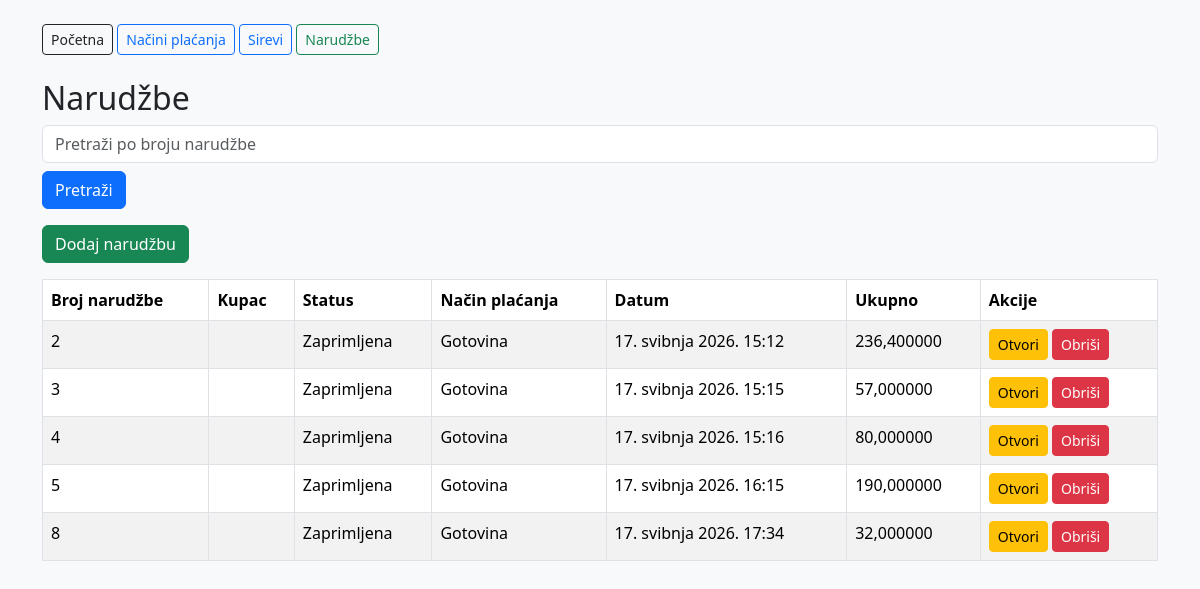
The page /narudzbe/ on the database its author committed.
### sirana/models.py (models this page shows, shortened)
class Narudzba(models.Model):
    vrKreiranja = models.DateTimeField(auto_now_add=True)
    status = models.CharField(max_length=20, choices=StatusNarudzbe.choices,default=StatusNarudzbe.ZAPRIMLJENA)
    napomena = models.TextField(blank=True)
    narucitelj = models.ForeignKey(Narucitelj, on_delete=models.PROTECT)
    nacin_placanja = models.ForeignKey(NacinPlacanja, on_delete=models.PROTECT)
    zaposlenik = models.ForeignKey(
        Zaposlenik,
        related_name="narudzbe",
        on_delete=models.PROTECT
    )
    dostavljac = models.ForeignKey(
        Zaposlenik,
        related_name="dostave",
        on_delete=models.PROTECT,
        blank=True,
        null=True
    )
    def ukupno(self):
        return sum(stavka.ukupno() for stavka in self.stavke.all())

class NacinPlacanja(models.Model):
    naziv = models.CharField(max_length=100)
    opis = models.TextField(blank=True)
    aktivan = models.BooleanField(default=True)
    def __str__(self):
        return self.naziv

class StavkaNarudzbe(models.Model):
    narudzba = models.ForeignKey(
        Narudzba,
        related_name="stavke",
        on_delete=models.CASCADE
    )
    sir = models.ForeignKey(Sir, on_delete=models.PROTECT)
    kolicina_kg = models.DecimalField(max_digits=10, decimal_places=2)
    popust_postotak = models.DecimalField(max_digits=5, decimal_places=2, default=0)
    def ukupno(self):
        osnovica = self.kolicina_kg * self.sir.cijena_po_kg
        popust = osnovica * self.popust_postotak / Decimal("100")
        return osnovica - popust

class Sir(models.Model):
    naziv = models.CharField(max_length=100)
    cijena_po_kg = models.DecimalField(max_digits=10, decimal_places=2)
    kolicina_kg = models.DecimalField(max_digits=10, decimal_places=2, default=0)
    zaProdaju = models.BooleanField(default=True)

### sirana/views.py (the view)
# urls.py: path("narudzbe/", views.narudzba_list, name="narudzba_list"),
def narudzba_list(request):
    search = request.GET.get("search", "")
    narudzbe = Narudzba.objects.select_related("nacin_placanja").all()
    if search:
        if search.isdigit():
            narudzbe = narudzbe.filter(id=int(search))
        else:
            narudzbe = narudzbe.filter(naziv_kupca__icontains=search)
    return render(request, "sirana/narudzba_list.html", {
        "narudzbe": narudzbe,
        "search": search,
    })

### sirana/templates/sirana/narudzba_list.html
{% extends "sirana/base.html" %}
{% block content %}
<h2>Narudžbe</h2>
<form method="get" class="mb-3">
    <input type="text" name="search" value="{{ search }}" class="form-control" placeholder="Pretraži po broju narudžbe">
    <button type="submit" class="btn btn-primary mt-2">Pretraži</button>
</form>
<a href="{% url 'narudzba_create' %}" class="btn btn-success mb-3">Dodaj narudžbu</a>
<table class="table table-bordered table-striped bg-white">
    <thead>
        <tr>
            <th>Broj narudžbe</th>
            <th>Kupac</th>
            <th>Status</th>
            <th>Način plaćanja</th>
            <th>Datum</th>
            <th>Ukupno</th>
            <th>Akcije</th>
        </tr>
    </thead>
    <tbody>
        {% for narudzba in narudzbe %}
        <tr>
            <td>{{ narudzba.id }}</td>
            <td>{{ narudzba.naziv_kupca }}</td>
            <td>{{ narudzba.get_status_display }}</td>
            <td>{{ narudzba.nacin_placanja }}</td>
            <td>{{ narudzba.vrKreiranja }}</td>
            <td>{{ narudzba.ukupno }}</td>
            <td>
                <a href="{% url 'narudzba_detail' narudzba.id %}" class="btn btn-sm btn-warning">Otvori</a>
                <a href="{% url 'narudzba_delete' narudzba.id %}" class="btn btn-sm btn-danger">Obriši</a>
            </td>
        </tr>
        {% empty %}
        <tr>
            <td colspan="7">Nema narudžbi.</td>
        </tr>
        {% endfor %}
    </tbody>
</table>
{% endblock %}

### rows shown on the page
Narudzba: id "2", status "Zaprimljena", nacin_placanja "Gotovina", vrKreiranja "17. svibnja 2026. 15:12", ukupno "236,400000"
Narudzba: id "3", status "Zaprimljena", nacin_placanja "Gotovina", vrKreiranja "17. svibnja 2026. 15:15", ukupno "57,000000"
Narudzba: id "4", status "Zaprimljena", nacin_placanja "Gotovina", vrKreiranja "17. svibnja 2026. 15:16", ukupno "80,000000"
Narudzba: id "5", status "Zaprimljena", nacin_placanja "Gotovina", vrKreiranja "17. svibnja 2026. 16:15", ukupno "190,000000"
Narudzba: id "8", status "Zaprimljena", nacin_placanja "Gotovina", vrKreiranja "17. svibnja 2026. 17:34", ukupno "32,000000"
